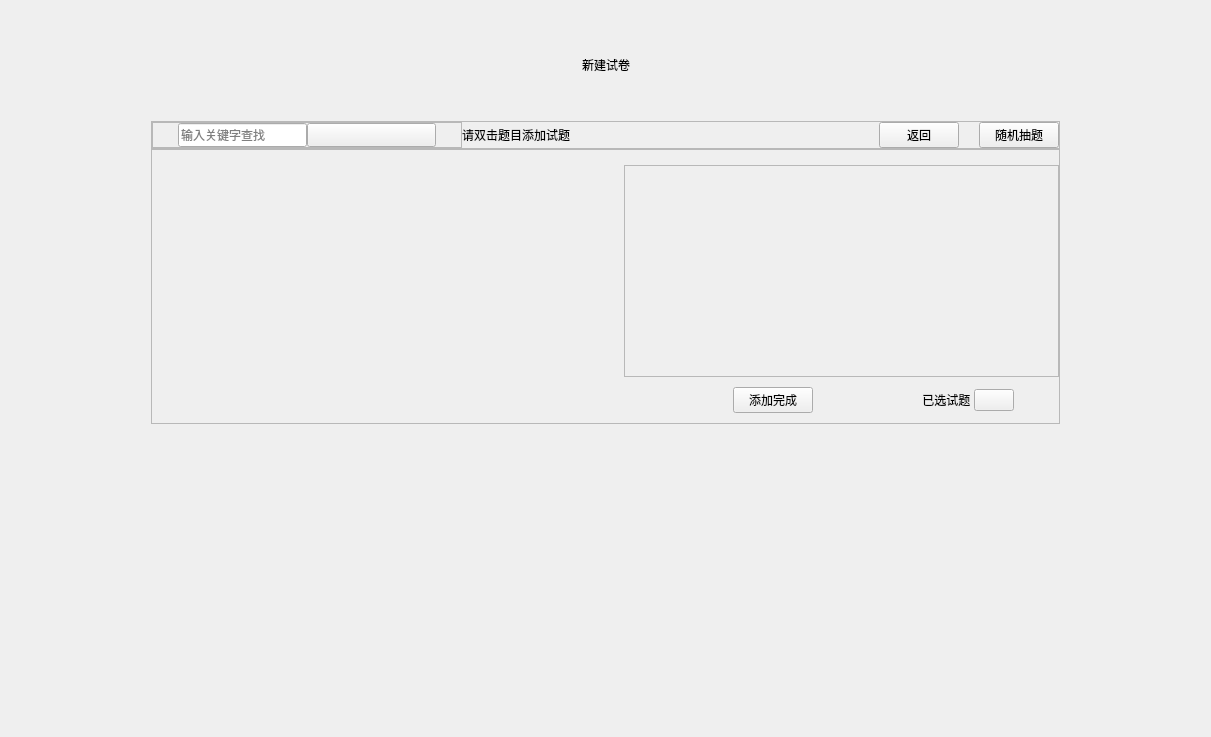
<?xml version="1.0" encoding="UTF-8"?>
<ui version="4.0">
 <class>SYAdminNewPaperWindow</class>
 <widget class="QWidget" name="SYAdminNewPaperWindow">
  <property name="geometry">
   <rect>
    <x>0</x>
    <y>0</y>
    <width>1211</width>
    <height>737</height>
   </rect>
  </property>
  <property name="windowTitle">
   <string>SYAdminNewPaperWindow</string>
  </property>
  <layout class="QVBoxLayout" name="verticalLayout_2">
   <item>
    <spacer name="verticalSpacer_10">
     <property name="orientation">
      <enum>Qt::Vertical</enum>
     </property>
     <property name="sizeType">
      <enum>QSizePolicy::Fixed</enum>
     </property>
     <property name="sizeHint" stdset="0">
      <size>
       <width>20</width>
       <height>44</height>
      </size>
     </property>
    </spacer>
   </item>
   <item>
    <layout class="QHBoxLayout" name="horizontalLayout_3">
     <property name="spacing">
      <number>0</number>
     </property>
     <item>
      <spacer name="horizontalSpacer_8">
       <property name="orientation">
        <enum>Qt::Horizontal</enum>
       </property>
       <property name="sizeHint" stdset="0">
        <size>
         <width>40</width>
         <height>20</height>
        </size>
       </property>
      </spacer>
     </item>
     <item>
      <widget class="QLabel" name="newTitle">
       <property name="frameShadow">
        <enum>QFrame::Raised</enum>
       </property>
       <property name="text">
        <string>新建试卷</string>
       </property>
      </widget>
     </item>
     <item>
      <spacer name="horizontalSpacer_9">
       <property name="orientation">
        <enum>Qt::Horizontal</enum>
       </property>
       <property name="sizeHint" stdset="0">
        <size>
         <width>40</width>
         <height>20</height>
        </size>
       </property>
      </spacer>
     </item>
    </layout>
   </item>
   <item>
    <spacer name="verticalSpacer_8">
     <property name="orientation">
      <enum>Qt::Vertical</enum>
     </property>
     <property name="sizeType">
      <enum>QSizePolicy::Fixed</enum>
     </property>
     <property name="sizeHint" stdset="0">
      <size>
       <width>20</width>
       <height>40</height>
      </size>
     </property>
    </spacer>
   </item>
   <item>
    <layout class="QHBoxLayout" name="horizontalLayout_20">
     <property name="spacing">
      <number>0</number>
     </property>
     <item>
      <spacer name="horizontalSpacer_10">
       <property name="orientation">
        <enum>Qt::Horizontal</enum>
       </property>
       <property name="sizeType">
        <enum>QSizePolicy::Fixed</enum>
       </property>
       <property name="sizeHint" stdset="0">
        <size>
         <width>140</width>
         <height>20</height>
        </size>
       </property>
      </spacer>
     </item>
     <item>
      <layout class="QVBoxLayout" name="verticalLayout_5">
       <property name="spacing">
        <number>0</number>
       </property>
       <item>
        <widget class="QFrame" name="searchFrame">
         <property name="frameShape">
          <enum>QFrame::StyledPanel</enum>
         </property>
         <property name="frameShadow">
          <enum>QFrame::Raised</enum>
         </property>
         <layout class="QHBoxLayout" name="horizontalLayout_5">
          <property name="spacing">
           <number>0</number>
          </property>
          <property name="leftMargin">
           <number>0</number>
          </property>
          <property name="topMargin">
           <number>0</number>
          </property>
          <property name="rightMargin">
           <number>0</number>
          </property>
          <property name="bottomMargin">
           <number>0</number>
          </property>
          <item>
           <widget class="QFrame" name="searchLineEditBg">
            <property name="frameShape">
             <enum>QFrame::StyledPanel</enum>
            </property>
            <property name="frameShadow">
             <enum>QFrame::Raised</enum>
            </property>
            <layout class="QHBoxLayout" name="horizontalLayout_15">
             <property name="spacing">
              <number>0</number>
             </property>
             <property name="leftMargin">
              <number>25</number>
             </property>
             <property name="topMargin">
              <number>0</number>
             </property>
             <property name="rightMargin">
              <number>25</number>
             </property>
             <property name="bottomMargin">
              <number>0</number>
             </property>
             <item>
              <widget class="QLineEdit" name="searchLineEdit">
               <property name="sizePolicy">
                <sizepolicy hsizetype="Expanding" vsizetype="Minimum">
                 <horstretch>0</horstretch>
                 <verstretch>0</verstretch>
                </sizepolicy>
               </property>
               <property name="cursor">
                <cursorShape>IBeamCursor</cursorShape>
               </property>
               <property name="placeholderText">
                <string>输入关键字查找</string>
               </property>
              </widget>
             </item>
             <item>
              <widget class="QPushButton" name="searchBtn">
               <property name="sizePolicy">
                <sizepolicy hsizetype="Expanding" vsizetype="Minimum">
                 <horstretch>0</horstretch>
                 <verstretch>0</verstretch>
                </sizepolicy>
               </property>
               <property name="text">
                <string/>
               </property>
              </widget>
             </item>
            </layout>
           </widget>
          </item>
          <item>
           <widget class="QLabel" name="tipLabel">
            <property name="text">
             <string>请双击题目添加试题</string>
            </property>
           </widget>
          </item>
          <item>
           <spacer name="horizontalSpacer_3">
            <property name="orientation">
             <enum>Qt::Horizontal</enum>
            </property>
            <property name="sizeHint" stdset="0">
             <size>
              <width>40</width>
              <height>20</height>
             </size>
            </property>
           </spacer>
          </item>
          <item>
           <widget class="QPushButton" name="returnBtn">
            <property name="text">
             <string>返回</string>
            </property>
           </widget>
          </item>
          <item>
           <spacer name="horizontalSpacer_6">
            <property name="orientation">
             <enum>Qt::Horizontal</enum>
            </property>
            <property name="sizeType">
             <enum>QSizePolicy::Fixed</enum>
            </property>
            <property name="sizeHint" stdset="0">
             <size>
              <width>20</width>
              <height>20</height>
             </size>
            </property>
           </spacer>
          </item>
          <item>
           <widget class="QPushButton" name="randomSearch">
            <property name="sizePolicy">
             <sizepolicy hsizetype="Minimum" vsizetype="Preferred">
              <horstretch>0</horstretch>
              <verstretch>0</verstretch>
             </sizepolicy>
            </property>
            <property name="text">
             <string>随机抽题</string>
            </property>
           </widget>
          </item>
         </layout>
        </widget>
       </item>
       <item>
        <widget class="QFrame" name="frame">
         <property name="frameShape">
          <enum>QFrame::StyledPanel</enum>
         </property>
         <property name="frameShadow">
          <enum>QFrame::Raised</enum>
         </property>
         <layout class="QHBoxLayout" name="horizontalLayout_2">
          <property name="spacing">
           <number>0</number>
          </property>
          <property name="leftMargin">
           <number>0</number>
          </property>
          <property name="topMargin">
           <number>0</number>
          </property>
          <property name="rightMargin">
           <number>0</number>
          </property>
          <property name="bottomMargin">
           <number>0</number>
          </property>
          <item>
           <widget class="QWidget" name="btnWidget" native="true">
            <property name="sizePolicy">
             <sizepolicy hsizetype="Expanding" vsizetype="Expanding">
              <horstretch>0</horstretch>
              <verstretch>0</verstretch>
             </sizepolicy>
            </property>
           </widget>
          </item>
          <item>
           <spacer name="horizontalSpacer_5">
            <property name="orientation">
             <enum>Qt::Horizontal</enum>
            </property>
            <property name="sizeType">
             <enum>QSizePolicy::Fixed</enum>
            </property>
            <property name="sizeHint" stdset="0">
             <size>
              <width>37</width>
              <height>17</height>
             </size>
            </property>
           </spacer>
          </item>
          <item>
           <layout class="QVBoxLayout" name="verticalLayout">
            <property name="spacing">
             <number>0</number>
            </property>
            <item>
             <spacer name="verticalSpacer_6">
              <property name="orientation">
               <enum>Qt::Vertical</enum>
              </property>
              <property name="sizeType">
               <enum>QSizePolicy::Fixed</enum>
              </property>
              <property name="sizeHint" stdset="0">
               <size>
                <width>20</width>
                <height>15</height>
               </size>
              </property>
             </spacer>
            </item>
            <item>
             <widget class="QStackedWidget" name="contentStackedWidget">
              <property name="sizePolicy">
               <sizepolicy hsizetype="Expanding" vsizetype="Expanding">
                <horstretch>0</horstretch>
                <verstretch>0</verstretch>
               </sizepolicy>
              </property>
              <property name="frameShape">
               <enum>QFrame::StyledPanel</enum>
              </property>
              <property name="frameShadow">
               <enum>QFrame::Raised</enum>
              </property>
              <property name="currentIndex">
               <number>-1</number>
              </property>
             </widget>
            </item>
            <item>
             <layout class="QHBoxLayout" name="horizontalLayout">
              <property name="spacing">
               <number>0</number>
              </property>
              <item>
               <spacer name="horizontalSpacer">
                <property name="orientation">
                 <enum>Qt::Horizontal</enum>
                </property>
                <property name="sizeType">
                 <enum>QSizePolicy::Expanding</enum>
                </property>
                <property name="sizeHint" stdset="0">
                 <size>
                  <width>100</width>
                  <height>20</height>
                 </size>
                </property>
               </spacer>
              </item>
              <item>
               <layout class="QVBoxLayout" name="verticalLayout_3">
                <item>
                 <spacer name="verticalSpacer">
                  <property name="orientation">
                   <enum>Qt::Vertical</enum>
                  </property>
                  <property name="sizeType">
                   <enum>QSizePolicy::Preferred</enum>
                  </property>
                  <property name="sizeHint" stdset="0">
                   <size>
                    <width>20</width>
                    <height>10</height>
                   </size>
                  </property>
                 </spacer>
                </item>
                <item>
                 <widget class="QPushButton" name="addFinished">
                  <property name="sizePolicy">
                   <sizepolicy hsizetype="Minimum" vsizetype="Preferred">
                    <horstretch>0</horstretch>
                    <verstretch>0</verstretch>
                   </sizepolicy>
                  </property>
                  <property name="text">
                   <string>添加完成</string>
                  </property>
                 </widget>
                </item>
                <item>
                 <spacer name="verticalSpacer_2">
                  <property name="orientation">
                   <enum>Qt::Vertical</enum>
                  </property>
                  <property name="sizeType">
                   <enum>QSizePolicy::Fixed</enum>
                  </property>
                  <property name="sizeHint" stdset="0">
                   <size>
                    <width>20</width>
                    <height>10</height>
                   </size>
                  </property>
                 </spacer>
                </item>
               </layout>
              </item>
              <item>
               <spacer name="horizontalSpacer_2">
                <property name="orientation">
                 <enum>Qt::Horizontal</enum>
                </property>
                <property name="sizeHint" stdset="0">
                 <size>
                  <width>40</width>
                  <height>20</height>
                 </size>
                </property>
               </spacer>
              </item>
              <item>
               <layout class="QVBoxLayout" name="verticalLayout_4">
                <item>
                 <spacer name="verticalSpacer_3">
                  <property name="orientation">
                   <enum>Qt::Vertical</enum>
                  </property>
                  <property name="sizeType">
                   <enum>QSizePolicy::Preferred</enum>
                  </property>
                  <property name="sizeHint" stdset="0">
                   <size>
                    <width>20</width>
                    <height>10</height>
                   </size>
                  </property>
                 </spacer>
                </item>
                <item>
                 <layout class="QHBoxLayout" name="horizontalLayout_14">
                  <property name="spacing">
                   <number>0</number>
                  </property>
                  <item>
                   <widget class="QLabel" name="chosedNumLabel">
                    <property name="sizePolicy">
                     <sizepolicy hsizetype="Preferred" vsizetype="Preferred">
                      <horstretch>0</horstretch>
                      <verstretch>0</verstretch>
                     </sizepolicy>
                    </property>
                    <property name="text">
                     <string>已选试题 </string>
                    </property>
                    <property name="alignment">
                     <set>Qt::AlignCenter</set>
                    </property>
                   </widget>
                  </item>
                  <item>
                   <widget class="QPushButton" name="chosedPaperBtn">
                    <property name="sizePolicy">
                     <sizepolicy hsizetype="Minimum" vsizetype="Fixed">
                      <horstretch>0</horstretch>
                      <verstretch>0</verstretch>
                     </sizepolicy>
                    </property>
                    <property name="text">
                     <string/>
                    </property>
                   </widget>
                  </item>
                 </layout>
                </item>
                <item>
                 <spacer name="verticalSpacer_4">
                  <property name="orientation">
                   <enum>Qt::Vertical</enum>
                  </property>
                  <property name="sizeType">
                   <enum>QSizePolicy::Fixed</enum>
                  </property>
                  <property name="sizeHint" stdset="0">
                   <size>
                    <width>20</width>
                    <height>10</height>
                   </size>
                  </property>
                 </spacer>
                </item>
               </layout>
              </item>
              <item>
               <spacer name="horizontalSpacer_4">
                <property name="orientation">
                 <enum>Qt::Horizontal</enum>
                </property>
                <property name="sizeType">
                 <enum>QSizePolicy::Fixed</enum>
                </property>
                <property name="sizeHint" stdset="0">
                 <size>
                  <width>45</width>
                  <height>20</height>
                 </size>
                </property>
               </spacer>
              </item>
             </layout>
            </item>
           </layout>
          </item>
         </layout>
        </widget>
       </item>
      </layout>
     </item>
     <item>
      <spacer name="horizontalSpacer_12">
       <property name="orientation">
        <enum>Qt::Horizontal</enum>
       </property>
       <property name="sizeType">
        <enum>QSizePolicy::Fixed</enum>
       </property>
       <property name="sizeHint" stdset="0">
        <size>
         <width>140</width>
         <height>20</height>
        </size>
       </property>
      </spacer>
     </item>
    </layout>
   </item>
   <item>
    <spacer name="verticalSpacer_5">
     <property name="orientation">
      <enum>Qt::Vertical</enum>
     </property>
     <property name="sizeHint" stdset="0">
      <size>
       <width>20</width>
       <height>291</height>
      </size>
     </property>
    </spacer>
   </item>
  </layout>
  <zorder>verticalSpacer_8</zorder>
  <zorder>verticalSpacer_10</zorder>
  <zorder>verticalSpacer_5</zorder>
 </widget>
 <layoutdefault spacing="6" margin="11"/>
 <resources/>
 <connections/>
</ui>
